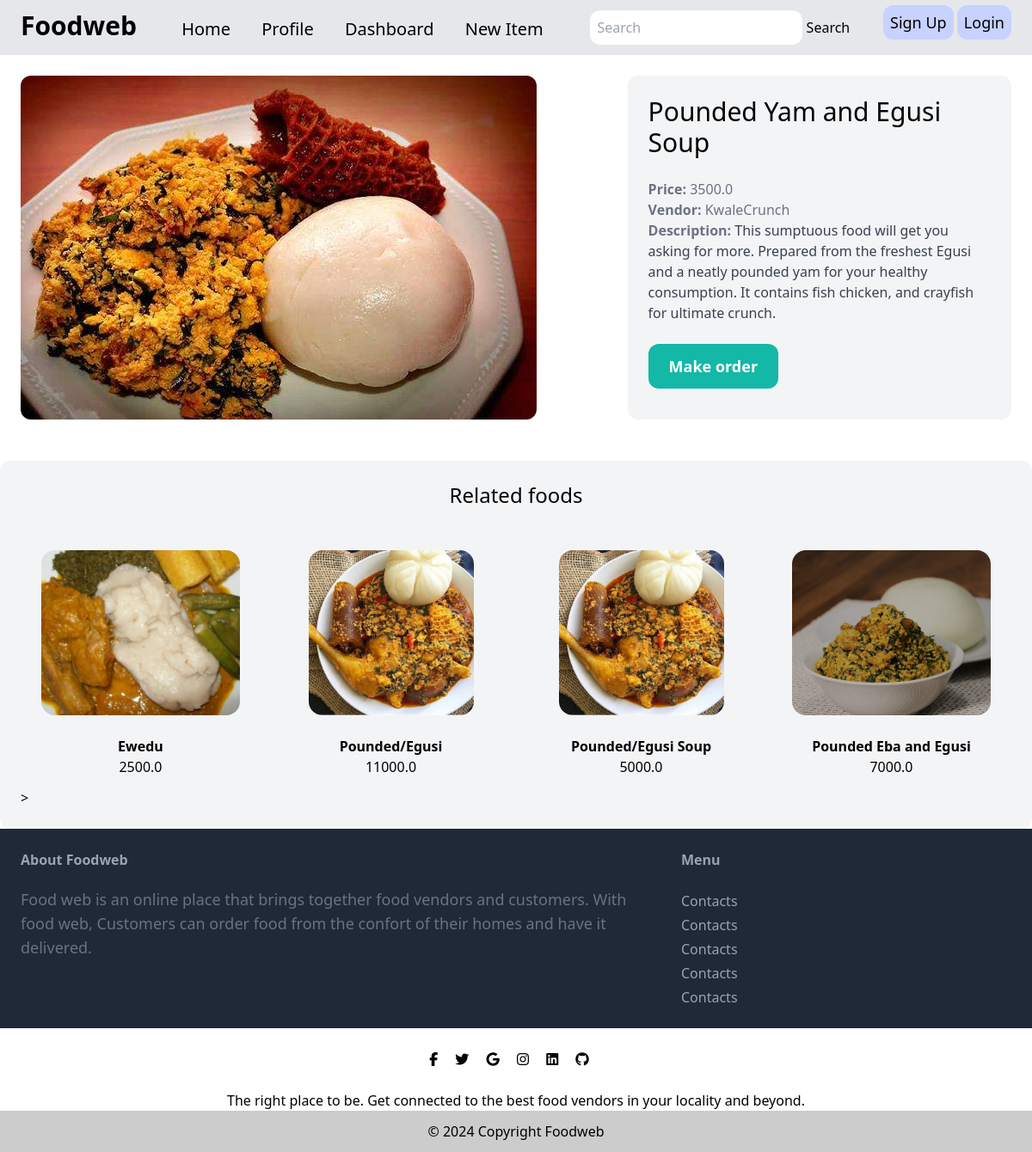
/1/, run on the app's committed database.
### foods/models.py (models this page shows, shortened)
class Food(models.Model):
    category = models.ForeignKey(Category, related_name="foods", on_delete=models.CASCADE )
    name = models.CharField(max_length=50)
    description = models.TextField(blank=True, null=True)
    price = models.FloatField()
    image = models.ImageField(upload_to="food_images", blank=True, null=True)
    is_sold = models.BooleanField(default=False)
    created_by = models.ForeignKey(User, related_name="foods", on_delete=models.CASCADE)
    created_at = models.DateTimeField(auto_now_add=True)

### foods/views.py (the view)
# urls.py: path('<int:food_id>/', views.get_details, name='details' ),
def get_details (request, food_id):
    food = get_object_or_404(Food, pk = food_id)
    related_foods = Food.objects.filter(category = food.category, is_sold = False).exclude(pk = food.id)[0:4]
    return render(request, 'details.html', {
        'food': food,
        'related_foods': related_foods
    })

### foods/templates/details.html (shortened to what this page needs)
{% extends 'base.html' %}
{% block content %}
  <div class="grid grid-cols-5 gap-6 p-6">
    <div class="col-span-3">
        <img src="{{ food.image.url }}" alt="" class="rounded-xl w-full object-contain max-w-fit">
    </div>
    <div class="col-span-2 p-6 bg-gray-100 rounded-xl">
        <h1 class="mb-6 text-3xl ">{{food.name}}</h1>
        <p class="text-gray-500"><strong>Price: </strong>{{food.price}}</p>
        <p class="text-gray-500"><strong>Vendor: </strong>{{food.created_by}}</p>
        {% if food.description %}
            <p class="text-gray-700">
                <strong class="text-gray-500">Description: </strong>
                {{food.description}}
            </p>
        {% endif %}
        <a href="#" class="inline-block mt-6 px-6 py-3 text-lg font-semibold bg-teal-500 text-white rounded-xl hover:bg-teal-700">Make order</a>
    </div>
  </div>
  <div class="mt-6 px-6 py-6 bg-gray-100 rounded-xl">
    <h1 class="mb-6 text-2xl text-center">Related foods</h1>
    <div class="grid grid-cols-4 gap-3">
        {% for food in related_foods %}
           {% include 'foodcard.html' %}
        {% endfor %}
        >
    </div>
  </div>
{% endblock %}

### foods/templates/base.html (shortened to what this page needs)
<!doctype html>
{% load static %}
<html lang="en">
  <head>
    <link href="{% static 'src/styles.css' %}" rel="stylesheet">
    <link rel="stylesheet" href="https://cdnjs.cloudflare.com/ajax/libs/font-awesome/6.6.0/css/all.min.css" />
  </head>
  <body class="">
    {% include 'navbar.html' %}
    {% block content %}
    {% endblock %}
    {% include 'footer.html' %}
  </body>
</html>

### foods/templates/navbar.html
<nav class="px-6 py-3 flex justify-between bg-gray-200">
      <div class="" >
        <a class="text-3xl font-bold pr-8" href="#">Foodweb</a>
        <a class="text-xl font-medium px-4" aria-current="page" href="{% url 'food:index' %}">Home</a>
        <a class="text-xl font-medium px-4" href="#">Profile</a>
        <a class="text-xl font-medium px-4" href="#">Dashboard</a>
        <a class="text-xl font-medium px-4" href="{% url 'food:new_food' %}">New Item</a>
      </div>
      <form class="" role="search">
        <input class="rounded-xl p-2" type="search" placeholder="Search" aria-label="Search">
        <button class="" type="submit">Search</button>
      </form>
      <div class=" ">
        {% if user.is_authenticated %}
          <a class="p-2 text-lg font-medium  rounded-xl"> Welcome! {{ user.username }}</a>
          <a class="p-2 text-lg font-medium bg-teal-100 rounded-xl " href="{% url 'user:logout' %}">Logout</a>
        {% else %}
          <a class="p-2 text-lg font-medium bg-indigo-200 rounded-xl" href="{% url 'user:signup'%}">Sign Up</a>
          <a class="p-2 text-lg font-medium bg-indigo-200 rounded-xl" href="{% url 'user:login' %}">Login</a>
        {% endif %}
      </div>
    </nav>

### foods/templates/foodcard.html
<a href="{% url 'food:details' food.id %}" class="">
  <div class=" col-span-1 grid justify-items-center  ">
    {% if food.image.url %}
      <div class="m-6  justify-self-center ">
        <img src="{{ food.image.url }}" class="h-48 rounded-2xl w-full max-w-fit object-cover" alt="...">
      </div>
    {% endif %}
      <div class="">
        <h5 class="font-semibold text-center">{{ food.name }}</h5>
        <h4 class="font-medium text-center">{{ food.price }}</h6>
      </div>
  </div>
</a>

### foods/templates/footer.html
    <footer>
      <section class="py-6 px-6 flex justify-between bg-gray-800 ">
        <div class="w-2/3 pr-10">
          <h3 class="mb-5 font-semibold text-gray-400">About Foodweb</h3>
          <p class="text-lg text-gray-500">Food web is an online place that brings together food
            vendors and customers. With food web, Customers can order food from the confort of their homes
            and have it delivered.
          </p>
        </div>
        <div class="w-1/3 text-gray-400">
          <h3 class="pb-6 font-semibold">Menu</h3>
          <ul class="space-y-1">
            <li><a href="">Contacts</a></li>
            <li><a href="">Contacts</a></li>
            <li><a href="">Contacts</a></li>
            <li><a href="">Contacts</a></li>
            <li><a href="">Contacts</a></li>
          </ul>
        </div>
      </section>
      <section class="text-center p-6">
        <a href="" class="text-dark me-4">
          <i class="fab fa-facebook-f"></i>
        </a>
        <a href="" class="text-dark me-4">
          <i class="fab fa-twitter"></i>
        </a>
        <a href="" class="text-dark me-4">
          <i class="fab fa-google"></i>
        </a>
        <a href="" class="text-dark me-4">
          <i class="fab fa-instagram"></i>
        </a>
        <a href="" class="text-dark me-4">
          <i class="fab fa-linkedin"></i>
        </a>
        <a href="" class="text-dark me-4">
          <i class="fab fa-github"></i>
        </a>
      </section>
      <section class="text-center">
        <p>
          The right place to be. Get connected to the best food vendors in your locality and beyond.
        </p>
        <div
           class="text-center p-3"
           style="background-color: rgba(0, 0, 0, 0.2)"
           >
        © 2024 Copyright
        <a class="text-dark" href="https://mdbootstrap.com/"
           >Foodweb</a
          >
      </div>
      </section>

### static/src/styles.css (style rules this page uses)
html, :host { line-height: 1.5; -webkit-text-size-adjust: 100%; -moz-tab-size: 4; -o-tab-size: 4; tab-size: 4; font-family: ui-sans-serif, system-ui, sans-serif, "Apple Color Emoji", "Segoe UI Emoji", "Segoe UI Symbol", "Noto Color Emoji"; font-feature-settings: normal; font-variation-settings: normal; -webkit-tap-highlight-color: transparent; }
body { margin: 0; line-height: inherit; }
h1, h2, h3, h4, h5, h6 { font-size: inherit; font-weight: inherit; }
a { color: inherit; text-decoration: inherit; }
b, strong { font-weight: bolder; }
button, input, optgroup, select, textarea { font-family: inherit; font-feature-settings: inherit; font-variation-settings: inherit; font-size: 100%; font-weight: inherit; line-height: inherit; letter-spacing: inherit; color: inherit; margin: 0; padding: 0; }
button, select { text-transform: none; }
button, input:where([type='button']), input:where([type='reset']), input:where([type='submit']) { -webkit-appearance: button; background-color: transparent; background-image: none; }
[type='search'] { -webkit-appearance: textfield; outline-offset: -2px; }
blockquote, dl, dd, h1, h2, h3, h4, h5, h6, hr, figure, p, pre { margin: 0; }
ol, ul, menu { list-style: none; margin: 0; padding: 0; }
input::placeholder, textarea::placeholder { opacity: 1; color: #9ca3af; }
button, [role="button"] { cursor: pointer; }
img, svg, video, canvas, audio, iframe, embed, object { display: block; vertical-align: middle; }
img, video { max-width: 100%; height: auto; }
.col-span-1 { grid-column: span 1 / span 1; }
.col-span-2 { grid-column: span 2 / span 2; }
.col-span-3 { grid-column: span 3 / span 3; }
.m-6 { margin: 1.5rem; }
.mb-5 { margin-bottom: 1.25rem; }
.mb-6 { margin-bottom: 1.5rem; }
.me-4 { margin-inline-end: 1rem; }
.mt-6 { margin-top: 1.5rem; }
.inline-block { display: inline-block; }
.flex { display: flex; }
.grid { display: grid; }
.h-48 { height: 12rem; }
.w-1\/3 { width: 33.333333%; }
.w-2\/3 { width: 66.666667%; }
.w-full { width: 100%; }
.max-w-fit { max-width: -moz-fit-content; max-width: fit-content; }
.grid-cols-4 { grid-template-columns: repeat(4, minmax(0, 1fr)); }
.grid-cols-5 { grid-template-columns: repeat(5, minmax(0, 1fr)); }
.justify-between { justify-content: space-between; }
.justify-items-center { justify-items: center; }
.gap-3 { gap: 0.75rem; }
.gap-6 { gap: 1.5rem; }
.space-y-1 > :not([hidden]) ~ :not([hidden]) { --tw-space-y-reverse: 0; margin-top: calc(0.25rem * calc(1 - var(--tw-space-y-reverse))); margin-bottom: calc(0.25rem * var(--tw-space-y-reverse)); }
.justify-self-center { justify-self: center; }
.rounded-2xl { border-radius: 1rem; }
.rounded-xl { border-radius: 0.75rem; }
.bg-gray-100 { --tw-bg-opacity: 1; background-color: rgb(243 244 246 / var(--tw-bg-opacity)); }
.bg-gray-200 { --tw-bg-opacity: 1; background-color: rgb(229 231 235 / var(--tw-bg-opacity)); }
.bg-gray-800 { --tw-bg-opacity: 1; background-color: rgb(31 41 55 / var(--tw-bg-opacity)); }
.bg-indigo-200 { --tw-bg-opacity: 1; background-color: rgb(199 210 254 / var(--tw-bg-opacity)); }
.bg-teal-500 { --tw-bg-opacity: 1; background-color: rgb(20 184 166 / var(--tw-bg-opacity)); }
.object-contain { -o-object-fit: contain; object-fit: contain; }
.object-cover { -o-object-fit: cover; object-fit: cover; }
.p-2 { padding: 0.5rem; }
.p-3 { padding: 0.75rem; }
.p-6 { padding: 1.5rem; }
.px-4 { padding-left: 1rem; padding-right: 1rem; }
.px-6 { padding-left: 1.5rem; padding-right: 1.5rem; }
.py-3 { padding-top: 0.75rem; padding-bottom: 0.75rem; }
.py-6 { padding-top: 1.5rem; padding-bottom: 1.5rem; }
.pb-6 { padding-bottom: 1.5rem; }
.pr-10 { padding-right: 2.5rem; }
.pr-8 { padding-right: 2rem; }
.text-center { text-align: center; }
.text-2xl { font-size: 1.5rem; line-height: 2rem; }
.text-3xl { font-size: 1.875rem; line-height: 2.25rem; }
.text-lg { font-size: 1.125rem; line-height: 1.75rem; }
.text-xl { font-size: 1.25rem; line-height: 1.75rem; }
.font-bold { font-weight: 700; }
.font-medium { font-weight: 500; }
.font-semibold { font-weight: 600; }
.text-gray-400 { --tw-text-opacity: 1; color: rgb(156 163 175 / var(--tw-text-opacity)); }
.text-gray-500 { --tw-text-opacity: 1; color: rgb(107 114 128 / var(--tw-text-opacity)); }
.text-gray-700 { --tw-text-opacity: 1; color: rgb(55 65 81 / var(--tw-text-opacity)); }
.text-white { --tw-text-opacity: 1; color: rgb(255 255 255 / var(--tw-text-opacity)); }

### data on the page
Food: image (picture), name "Pounded Yam and Egusi Soup", price "3500.0", created_by "KwaleCrunch", description "This sumptuous food will get you asking for more. Prepared from the freshest Egusi and a neatly pounded yam for your healthy consumption. It contains fish chicken, and crayfish for ultimate crunch."
Food: image (picture), name "Ewedu", price "2500.0"
Food: image (picture), name "Pounded/Egusi", price "11000.0"
Food: image (picture), name "Pounded/Egusi Soup", price "5000.0"
Food: image (picture), name "Pounded Eba and Egusi", price "7000.0"
